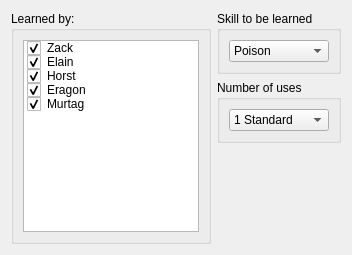
     <widget class="QWidget" name="pageItemBook">
      <layout class="QGridLayout" name="gridLayout_3">
       <item row="0" column="0" rowspan="3">
        <widget class="QGroupBox" name="groupBookLearnedBy">
         <property name="maximumSize">
          <size>
           <width>200</width>
           <height>16777215</height>
          </size>
         </property>
         <property name="title">
          <string>Learned by:</string>
         </property>
         <layout class="QGridLayout" name="gridLayout_112">
          <item row="0" column="0">
           <widget class="QListWidget" name="listBookLearnedBy">
            <item>
             <property name="text">
              <string>Zack</string>
             </property>
             <property name="checkState">
              <enum>Checked</enum>
             </property>
            </item>
            <item>
             <property name="text">
              <string>Elain</string>
             </property>
             <property name="checkState">
              <enum>Checked</enum>
             </property>
            </item>
            <item>
             <property name="text">
              <string>Horst</string>
             </property>
             <property name="checkState">
              <enum>Checked</enum>
             </property>
            </item>
            <item>
             <property name="text">
              <string>Eragon</string>
             </property>
             <property name="checkState">
              <enum>Checked</enum>
             </property>
            </item>
            <item>
             <property name="text">
              <string>Murtag</string>
             </property>
             <property name="checkState">
              <enum>Checked</enum>
             </property>
            </item>
           </widget>
          </item>
         </layout>
        </widget>
       </item>
       <item row="0" column="1">
        <widget class="QGroupBox" name="groupBookSkill">
         <property name="sizePolicy">
          <sizepolicy hsizetype="Expanding" vsizetype="Preferred">
           <horstretch>0</horstretch>
           <verstretch>0</verstretch>
          </sizepolicy>
         </property>
         <property name="title">
          <string>Skill to be learned</string>
         </property>
         <layout class="QGridLayout" name="gridLayout_111">
          <item row="0" column="0">
           <widget class="QComboBox" name="comboBookSkill">
            <item>
             <property name="text">
              <string>Poison</string>
             </property>
            </item>
            <item>
             <property name="text">
              <string>Heal</string>
             </property>
            </item>
            <item>
             <property name="text">
              <string>Spark</string>
             </property>
            </item>
            <item>
             <property name="text">
              <string>Warp</string>
             </property>
            </item>
            <item>
             <property name="text">
              <string>Egress</string>
             </property>
            </item>
           </widget>
          </item>
         </layout>
        </widget>
       </item>
       <item row="1" column="1">
        <widget class="QGroupBox" name="groupBookUseCount">
         <property name="title">
          <string>Number of uses</string>
         </property>
         <layout class="QGridLayout" name="gridLayout_110">
          <item row="0" column="0">
           <widget class="QComboBox" name="comboBookUseCount">
            <property name="currentIndex">
             <number>1</number>
            </property>
            <item>
             <property name="text">
              <string>Unlimited</string>
             </property>
            </item>
            <item>
             <property name="text">
              <string>1 Standard</string>
             </property>
            </item>
            <item>
             <property name="text">
              <string>2</string>
             </property>
            </item>
            <item>
             <property name="text">
              <string>3</string>
             </property>
            </item>
            <item>
             <property name="text">
              <string>4</string>
             </property>
            </item>
            <item>
             <property name="text">
              <string>5</string>
             </property>
            </item>
           </widget>
          </item>
         </layout>
        </widget>
       </item>
       <item row="2" column="1">
        <spacer name="verticalSpacer_2">
         <property name="orientation">
          <enum>Qt::Vertical</enum>
         </property>
         <property name="sizeHint" stdset="0">
          <size>
           <width>20</width>
           <height>40</height>
          </size>
         </property>
        </spacer>
       </item>
      </layout>
     </widget>
